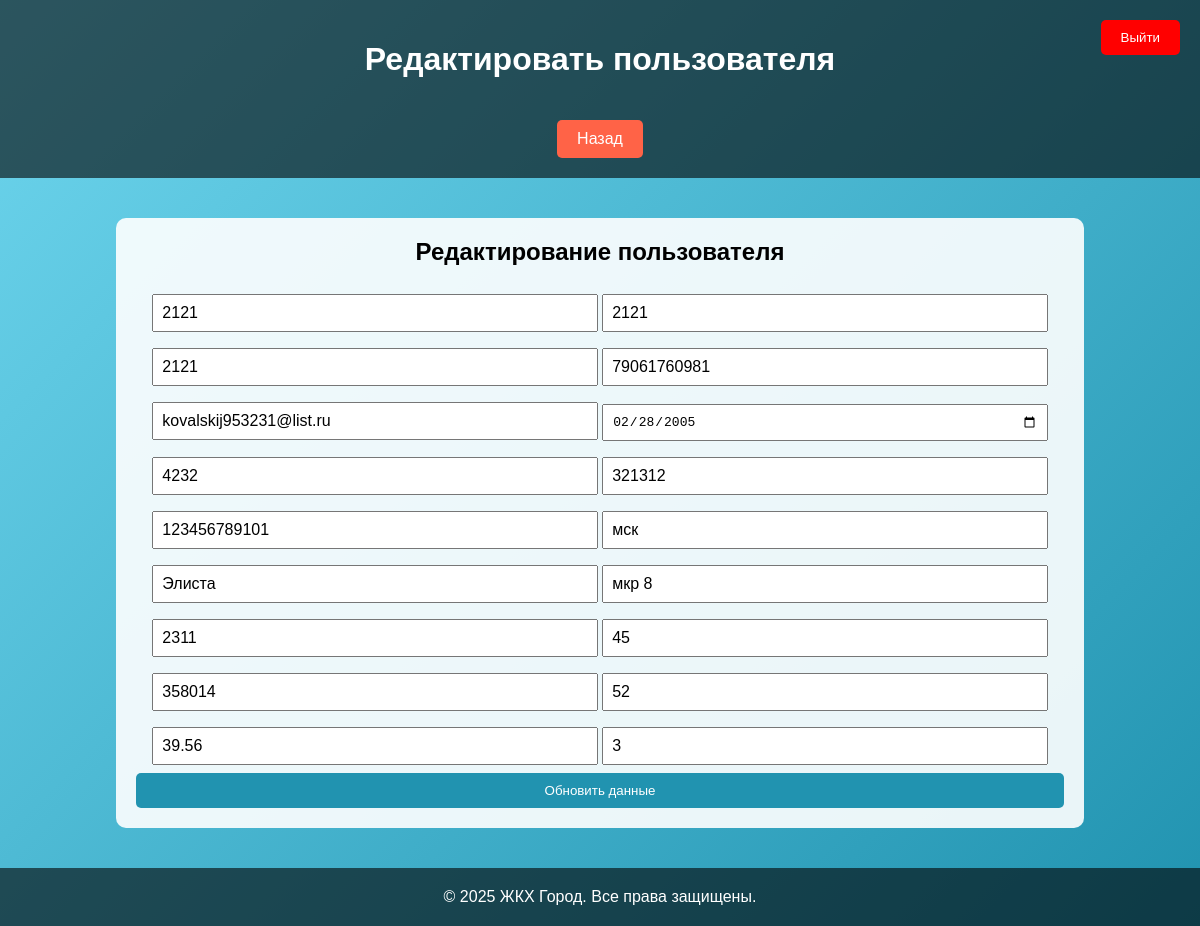
/edit_user.php?id=11 (signed in), run on the app's committed database.
### tables this page shows
CREATE TABLE users (
    user_id INT AUTO_INCREMENT PRIMARY KEY,
    fullname VARCHAR(150)  NOT NULL,        
    login VARCHAR(20) NOT NULL UNIQUE,      
    password VARCHAR(15) NOT NULL,          
    date_of_birth DATE NOT NULL,            
    phone VARCHAR(11) NOT NULL,             
    email VARCHAR(30) NOT NULL,
    passport_series CHAR(4) NOT NULL,       
    passport_number CHAR(6) NOT NULL UNIQUE,   
    account_number VARCHAR(20) NOT NULL UNIQUE,  
    account_balance NUMERIC(20,2) DEFAULT 0,     
    INN CHAR(12) NOT NULL UNIQUE,                
    address_id INT NOT NULL,
    CONSTRAINT fk_users_address
        FOREIGN KEY (address_id)
        REFERENCES address(address_id) 
        ON UPDATE CASCADE
);

CREATE TABLE address (
    address_id INT AUTO_INCREMENT PRIMARY KEY,
    region         VARCHAR(35) NOT NULL,
    city           VARCHAR(20) NOT NULL,
    street         VARCHAR(50) NOT NULL,
    home           VARCHAR(4)  NOT NULL,
    corpus         VARCHAR(2),
    post_index     VARCHAR(6)  NOT NULL,
    flat_number    VARCHAR(4),
    square         NUMERIC(8,2) NOT NULL,
    residents_number INT NOT NULL,
    management_company_id INT NOT NULL,
    CONSTRAINT fk_address_management_company
        FOREIGN KEY (management_company_id)
        REFERENCES management_company(management_company_id) 
        ON UPDATE CASCADE
);

### edit_user.php (the view, shortened to what this page needs)
<?php
$conn = new mysqli('localhost:3306', 'root', 'Vk280205+', 'jkh1');
$user_id = $_GET['id'] ?? null;
if ($user_id) {
    $stmt = $conn->prepare("SELECT u.*, a.* FROM users u
                            JOIN address a ON u.address_id = a.address_id
                            WHERE u.user_id = ?");
    $stmt->bind_param("i", $user_id);
    $stmt->execute();
    $result = $stmt->get_result();
    if ($result->num_rows > 0) {
        $user = $result->fetch_assoc();
    } else {
        $message = "Пользователь не найден.";
    }
}
?>
<!DOCTYPE html>
<html lang="ru">
<head>
</head>
<body>
<header>
    <h1>Редактировать пользователя</h1>
    <a href="admin.php" class="back-btn">Назад</a>
    <form method="POST">
        <button type="submit" name="logout" class="logout-btn">Выйти</button>
    </form>
</header>
<section class="content">
    <div class="form-container">
        <h2>Редактирование пользователя</h2>
        <?php if (isset($user)): ?>
            <form method="POST">
                <input type="text" name="fullname" value="<?php echo htmlspecialchars($user['fullname']); ?>" placeholder="ФИО" required>
                <input type="text" name="login" value="<?php echo htmlspecialchars($user['login']); ?>" placeholder="Логин" required>
                <input type="text" name="password" value="<?php echo htmlspecialchars($user['password']); ?>" placeholder="Новый пароль (оставьте пустым, чтобы не менять)">
                <input type="text" name="phone" value="<?php echo htmlspecialchars($user['phone']); ?>" placeholder="Телефон" required>
                <input type="email" name="email" value="<?php echo htmlspecialchars($user['email']); ?>" placeholder="Email" required>
                <input type="date" name="date_of_birth" value="<?php echo htmlspecialchars($user['date_of_birth']); ?>" placeholder="Дата рождения" required>
                <input type="text" name="passport_series" value="<?php echo htmlspecialchars($user['passport_series']); ?>" placeholder="Серия паспорта" required>
                <input type="text" name="passport_number" value="<?php echo htmlspecialchars($user['passport_number']); ?>" placeholder="Номер паспорта" required>
                <input type="text" name="INN" value="<?php echo htmlspecialchars($user['INN']); ?>" placeholder="ИНН" required>
                <input type="text" name="region" value="<?php echo htmlspecialchars($user['region']); ?>" placeholder="Регион" required>
                <input type="text" name="city" value="<?php echo htmlspecialchars($user['city']); ?>" placeholder="Город" required>
                <input type="text" name="street" value="<?php echo htmlspecialchars($user['street']); ?>" placeholder="Улица" required>
                <input type="text" name="home" value="<?php echo htmlspecialchars($user['home']); ?>" placeholder="Дом" required>
                <input type="text" name="corpus" value="<?php echo htmlspecialchars($user['corpus']); ?>" placeholder="Корпус (если есть)">
                <input type="text" name="post_index" value="<?php echo htmlspecialchars($user['post_index']); ?>" placeholder="Почтовый индекс" required>
                <input type="text" name="flat_number" value="<?php echo htmlspecialchars($user['flat_number']); ?>" placeholder="Номер квартиры (если есть)">
                <input type="number" step="0.01" name="square" value="<?php echo htmlspecialchars($user['square']); ?>" placeholder="Площадь (кв.м)" required>
                <input type="number" name="residents_number" value="<?php echo htmlspecialchars($user['residents_number']); ?>" placeholder="Количество жильцов" required>
                <button type="submit">Обновить данные</button>
            </form>
        <?php endif; ?>
    </div>
</section>
<footer>
    <p>&copy; 2025 ЖКХ Город. Все права защищены.</p>
</footer>
</body>
</html>

### edit_user.php (style rules this page uses)
body { font-family: Arial, sans-serif; background: linear-gradient(135deg, #6dd5ed, #2193b0); color: #fff; margin: 0; padding: 0; }
header, footer { text-align: center; background: rgba(0,0,0,0.6); padding: 20px; }
.content { padding: 20px; text-align: center; }
.form-container { background: rgba(255,255,255,0.9); color: #000; padding: 20px; margin: 20px auto; border-radius: 10px; width: 80%; max-width: 1000px; }
.form-container h2 { margin-top: 0; }
.form-container form input { width: 48%; padding: 8px; margin: 8px 0; box-sizing: border-box; font-size: 1em; }
.form-container form button { width: 100%; padding: 10px 20px; background: #2193b0; color: #fff; border: none; border-radius: 5px; cursor: pointer; }
footer p { margin: 0; }
.logout-btn { position: absolute; top: 20px; right: 20px; background: red; color: #fff; border: none; padding: 10px 20px; border-radius: 5px; cursor: pointer; }
.back-btn { background: #ff6347; color: white; padding: 10px 20px; text-decoration: none; border-radius: 5px; margin-top: 20px; display: inline-block; }

### data on the page
users: fullname "2121", login "2121", password "2121", phone "79061760981", email "kovalskij953231@list.ru", date_of_birth "02/28/2005", passport_series "4232", passport_number "321312", INN "123456789101", region "мск", city "Элиста", street "мкр 8", home "2311", corpus "45", post_index "358014", flat_number "52", square "39.56", residents_number "3"
